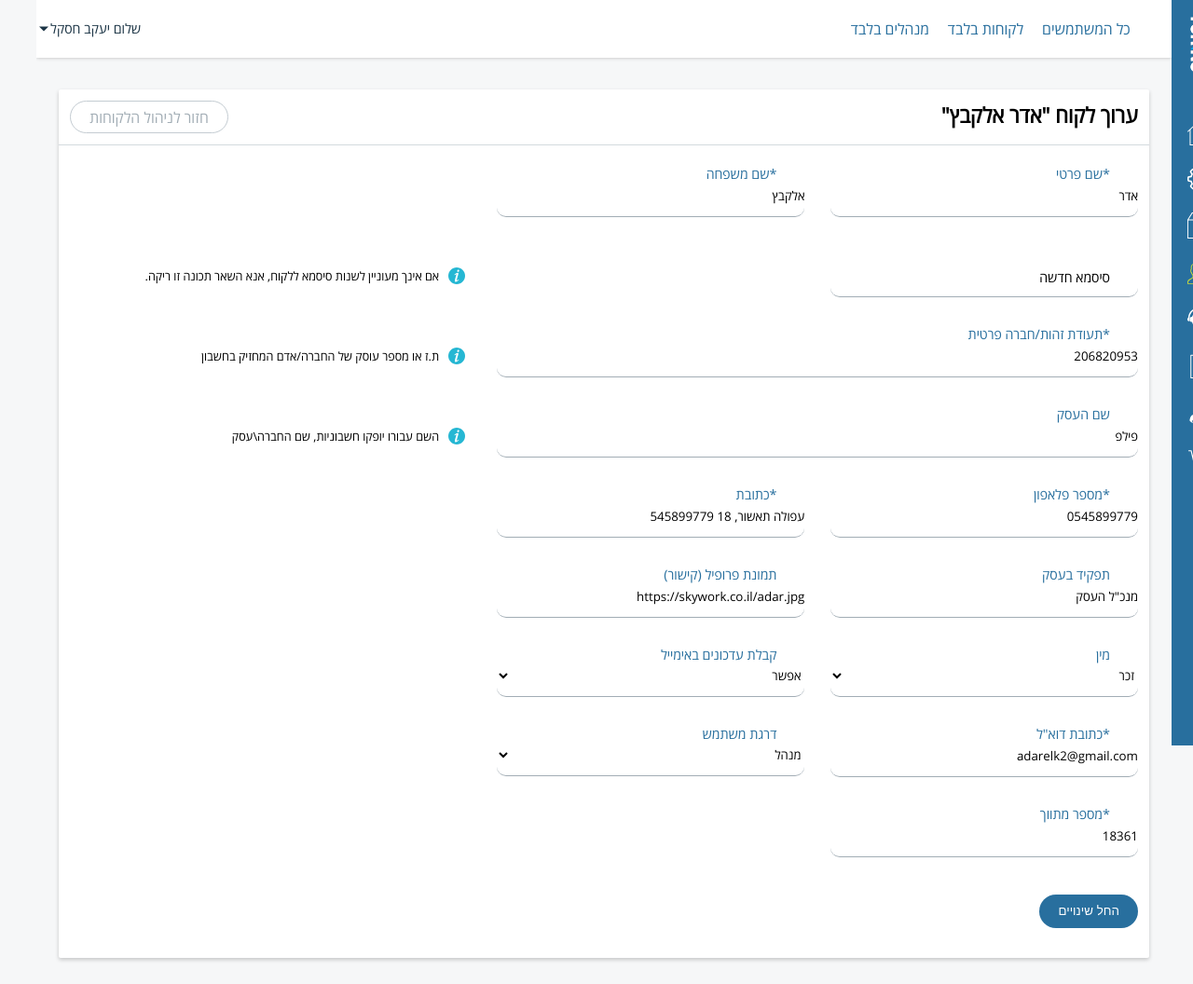
/admin/index.php?act=customers&do=edit&id=13 (signed in), run on the app's committed database.
### tables this page shows
CREATE TABLE `turing_members` (
  `id` int(11) NOT NULL,
  `username` text NOT NULL,
  `firstname` text NOT NULL,
  `lastname` text NOT NULL,
  `job` varchar(50) NOT NULL DEFAULT 'לא זמין',
  `picture` varchar(150) NOT NULL DEFAULT 'assets/images/customer.png',
  `status` int(11) NOT NULL,
  `password` text NOT NULL,
  `email` text NOT NULL,
  `phone` text NOT NULL,
  `address` text NOT NULL,
  `business_name` text NOT NULL,
  `business_id` int(11) NOT NULL,
  `gender` enum('male','female') NOT NULL,
  `email_message` enum('enable','disable') NOT NULL,
  `registration_date` text NOT NULL,
  `ip` text NOT NULL,
  `level` text NOT NULL,
  `broker_id` int(5) NOT NULL
);

### core/User.php (called while the page is built, shortened)
<?php
class User {
		var $fullname;
		function __construct($id) {
			if($id != 0)
			{
				$data = $GLOBALS['mysqli']->query("SELECT * FROM `".PREFIX."_members` WHERE `id`='".(int) $id."'")->fetch_assoc();
				$this->fullname		= $data['firstname']." ".$data['lastname'];
			}
			else {
				$this->level = 0;
			}
		}
		function get_Fullname() {
			return $this->fullname;
		}
}
?>

### core/functions.php (called while the page is built, shortened)
<?php
global $mysqli;
include "User.php";
if(isset($_SESSION['Username']))
{
	$select = $mysqli->query("SELECT * FROM `".PREFIX."_members` WHERE `id` = '". (int) $_SESSION['UserId'] . "'");
	if ($select->num_rows > 0)
	{
		$User = new User($_SESSION['UserId']);
	}
}
function secur($s,$type) {
global $mysqli;
	switch ($type)
	{
		case "string":
			$s = (string) $s;
			return $mysqli->real_escape_string(htmlspecialchars($s));
		break;
		case "int":
			$s = (int) $s;
			return $mysqli->real_escape_string(htmlspecialchars($s));
		break;
	}
}
?>

### admin/sources/edit-customers.php (the view, shortened to what this page needs)
<?php
$id = secur($_GET['id'],"int");
$query = $mysqli->query("SELECT * FROM `".PREFIX."_members` WHERE `id`='".$id."'");
$Member = $query->fetch_assoc();
?>
<div id="left-side">
	<div class="container">
		<div class="block">
			<div class="block-title">
				<h1>ערוך לקוח "<?= $Member['firstname']." ".$Member['lastname'] ?>"</h1>
				<a href="index.php?act=customers">חזור לניהול הלקוחות</a>
			</div>
			<div class="block-inner">
				<form method="post">
					<div class="row">
						<div class="input-field input-field-2">
							<label for="firstname" class="active">*שם פרטי</label>
							<input type="text" name="firstname" value="<?= $Member['firstname']?>">
						</div>
						<div class="input-field input-field-2 pull-left">
							<label for="firstname" class="active">*שם משפחה</label>
							<input type="text" name="lastname" value="<?= $Member['lastname']?>">
						</div>
					</div>
					<div class="row">
						<div class="input-field input-field-2">
							<label for="firstname">סיסמא חדשה</label>
							<input type="password" name="password">
						</div>
						<div class="row-remark">
							<p>אם אינך מעוניין לשנות סיסמא ללקוח, אנא השאר תכונה זו ריקה.</p>
						</div>
					</div>
					<div class="row">
						<div class="input-field">
							<label for="thoda" class="active">*תעודת זהות/חברה פרטית</label>
							<input type="text" name="business_id" value="<?= $Member['business_id']?>">
						</div>
						<div class="row-remark">
							<p>ת.ז או מספר עוסק של החברה/אדם המחזיק בחשבון</p>
						</div>
					</div>
					<div class="row">
						<div class="input-field">
							<label for="name_p"  class="active">שם העסק</label>
							<input type="text" name="business_name" value="<?= $Member['business_name']?>">
						</div>
						<div class="row-remark">
							<p>השם עבורו יופקו חשבוניות, שם החברה\עסק</p>
						</div>
					</div>
					<div class="row">
						<div class="input-field input-field-2 ">
							<label for="tel"  class="active">*מספר פלאפון</label>
							<input type="text" name="phone" value="<?= $Member['phone']?>">
						</div>
						<div class="input-field input-field-2 pull-left">
							<label for="address"  class="active">*כתובת</label>
							<input type="text" name="address" value="<?= $Member['address']?>">
						</div>
					</div>
					<div class="row">
						<div class="input-field input-field-2 ">
							<label for="job"  class="active">תפקיד בעסק</label>
							<input type="text" name="job" value="<?= $Member['job']?>">
						</div>
						<div class="input-field input-field-2 pull-left">
							<label for="picture"  class="active">תמונת פרופיל (קישור)</label>
							<input type="text" name="picture" value="<?= $Member['picture']?>">
						</div>
					</div>
					<div class="row">
						<div class="input-field input-field-2">
							<label for="gender" class="active">מין</label>
							<select name="gender">
								<option value="male" <?php if($Member['gender'] == "male") echo "selected"; ?>>זכר</option>
							</select>
						</div>
						<div class="input-field input-field-2 pull-left">
							<label for="email_message"  class="active">קבלת עדכונים באימייל</label>
							<select name="email_message">
								<option value="enable" <?php if($Member['email_message'] == "enable") echo "selected"; ?>>אפשר</option>
							</select>
						</div>
					</div>
					<div class="row">
						<div class="input-field input-field-2">
							<label for="email"  class="active">*כתובת דוא"ל</label>
							<input type="email" name="email" value="<?= $Member['email']?>">
						</div>
						<div class="input-field input-field-2 pull-left">
							<label for="level" class="active">דרגת משתמש</label>
							<select name="level">
								<option value="1" <?php if($Member['level'] == 1) echo "selected"; ?>>מנהל</option>
							</select>
						</div>
					<div class="row">
						<div class="input-field input-field-2 ">
							<label for="broker"  class="active">*מספר מתווך</label>
							<input type="text" name="broker_id" value="<?= $Member['broker_id']?>">
						</div>
					</div>
					<div class="row">
						<div class="input-field">
							<input type="submit" name="submit" value="החל שינויים" class="button_tickets">
						</div>
					</div>
				</form>
			</div>
		</div>
	</div>
</div>

### admin/template/header.php (shortened to what this page needs)
<!DOCTYPE html>
<html lang="he" dir="rtl">
<head>
	<link rel="stylesheet" href="assets/css/style.css">
	<link rel="stylesheet" href="assets/css/animate.css">
	<link rel="stylesheet" href="assets/css/hint.min.css">
  </head>
<body>
	<header>
		<ul class="desktop">
			<?php
				if($_GET['act'] == "customers") {
					echo '
						<li><a href="index.php?act=customers&filter=-1">כל המשתמשים</a></li>
						<li><a href="index.php?act=customers&filter=2">לקוחות בלבד</a></li>
						<li><a href="index.php?act=customers&filter=1">מנהלים בלבד</a></li>
					';
				}
			?>
		</ul>
		<div id="header-left">
			<div id="header-userbar">
				<p>שלום <?= $User->get_FullName() ?> <svg xmlns="http://www.w3.org/2000/svg" version="1.1" x="0" y="0" viewBox="0 0 386.3 386.3" xml:space="preserve"><polygon points="0 96.9 193.1 289.4 386.3 96.9 "/></svg></p>
			</div>
		</div>
	</header>

### admin/assets/css/style.css (style rules this page uses)
* { margin:0;padding:0;outline:0;border:0;vertical-align:top;text-decoration:none;list-style:none }
a { color:inherit }
body { font-family:'OpenSansHebrewRegular', arial;background-color:#f6f7f8 }
.container { position:relative;padding:2%;box-sizing:border-box }
#left-side { float:left;margin:62px 0 0 0;height:auto;padding-bottom:40px;width:calc(100vw - 62px) }
#left-side .container { height:100% }
.desktop { display:block }
header { z-index:99;background:#fff;top:0;left:0;width:calc(100vw - 62px);height:62px;position:fixed;box-shadow:0 0 4px rgba(0, 0, 0, 0.25) }
header > ul { float:right;line-height:62px;padding:0 2% 0 0 }
header > ul > li { float:right }
header > ul > li > a { float:right;padding:0 20px 0 0;color:#286f9e }
header #header-left { float:left;margin:0 0 0 1%;height:100%;position:relative }
header #header-left svg { max-width:18px;max-height:18px;fill:#286f9e }
header #header-left #header-userbar { float:right;position:relative;width:100px;cursor:pointer; }
header #header-left #header-userbar > p { line-height:62px;font-size:0.9em;color:#1b3445;position:relative;float:right }
header #header-left #header-userbar > p svg { max-width:10px;max-height:10px;position:absolute;top:50%;transform:translateY(-50%);left:-12px;fill:currentColor }
header #header-left div { cursor:pointer }
.block { float:right;width:100%;background:#fff;border-radius:2px;box-shadow:0 2px 4px rgba(0, 0, 0, 0.2);box-sizing:border-box;margin-top: 10px; }
.block .block-title { float:right;width:100%;border-bottom:1px solid #d4dade;padding:1%;box-sizing:border-box }
.block .block-title > h1 { float:right }
.block .block-title > a { transition:all .6s ease;color:#a2adb5;border:1px solid #c4ccd2;padding:5.5px 20px;border-radius:50px;float:left }
.block .block-inner { padding:1%;float:right;width:100%;box-sizing:border-box }
.block form { float:right;width:60% }
.block .input-field { float:right;width:100%;margin-bottom:20px;position:relative;margin-top:20px }
.block .input-field label { float:right;width:100%;font-size:0.9em;transition:all .6s ease;color:#000;position:absolute;top:15px;right:0;padding:0 30px;box-sizing:border-box }
.block .input-field label.active { color:#286f9e;top:-10px }
.block .input-field input[type=text], .block .input-field select, .block .input-field input[type=email], .block .input-field input[type=password] { transition:all 1s ease;border-bottom:1px solid #a2adb5;background:transparent;font-family:'OpenSansHebrewRegular', arial;float:right;width:100%;height:45px;border-radius:10px;position:relative }
.block .input-field.input-field-2 { width:48% !important;box-sizing:border-box }
.row { float:right;width:100%;position:relative }
.row-remark { position:absolute;top:50%;right:105%;width:500px;transform:translateY(-50%) }
.row-remark svg { width:18px;height:18px;float:right }
.row-remark p { line-height:18px;padding-right:10px;float:right;font-size:0.8em }
.pull-left { float:left !important }
.button_tickets { height:36px !important;padding:0 20px !important;border-radius:50px !important;line-height:36px !important;color:#fff !important;background:#286f9e !important;cursor:pointer !important;-webkit-appearance:none; }
.block h1 { font-size:1.4em }

### data on the page
turing_members: $User->get_FullName() "יעקב חסקל"
turing_members: firstname "אדר", lastname "אלקבץ", business_id "206820953", business_name "פילפ", phone "0545899779", address "עפולה תאשור, 18 545899779", job "מנכ\"ל העסק", picture "https://skywork.co.il/adar.jpg", gender "זכר", email_message "אפשר", email "adarelk2@gmail.com", level "מנהל", broker_id "18361"
